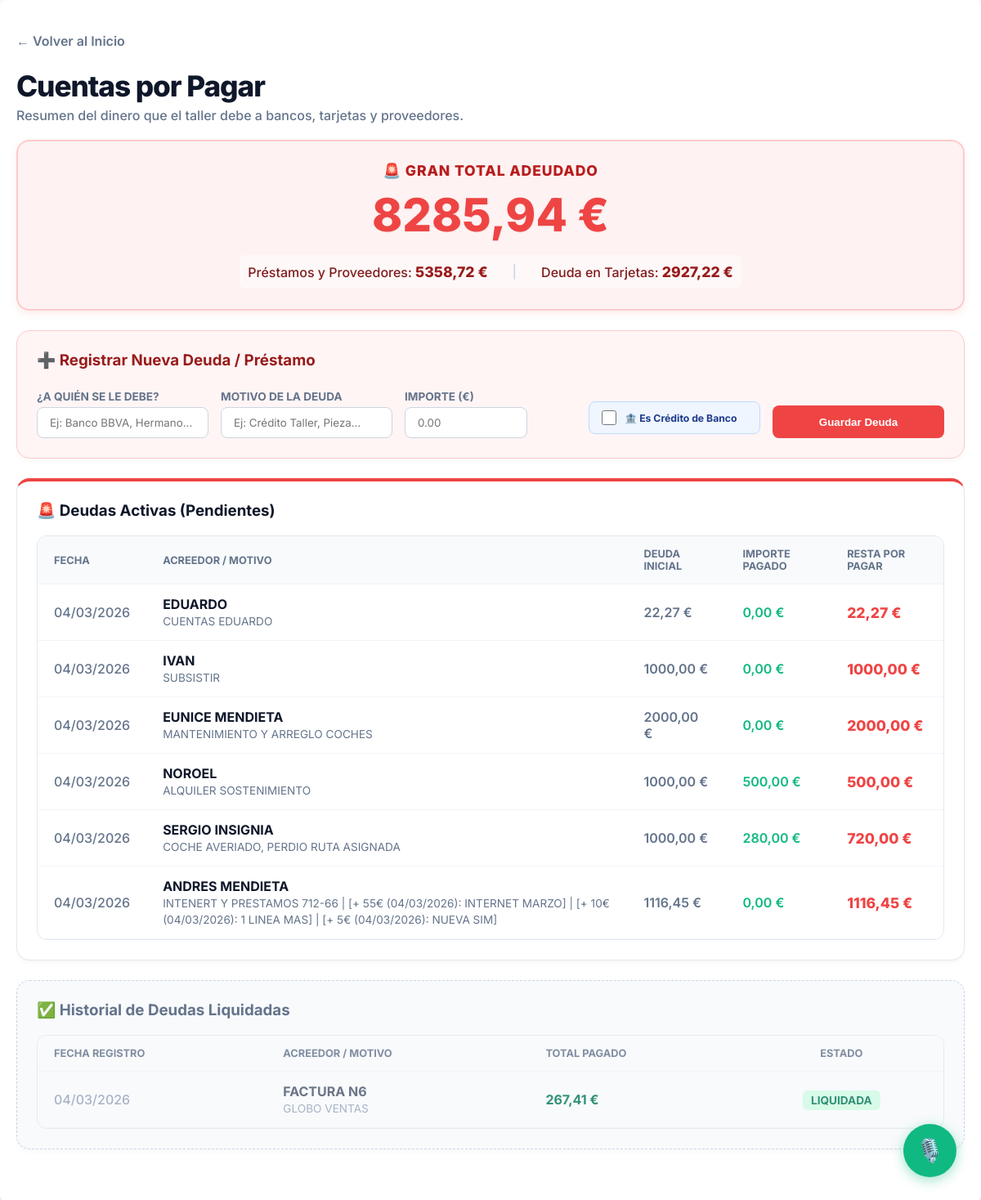
Page /deudas/ (signed in) on the earlier database version.
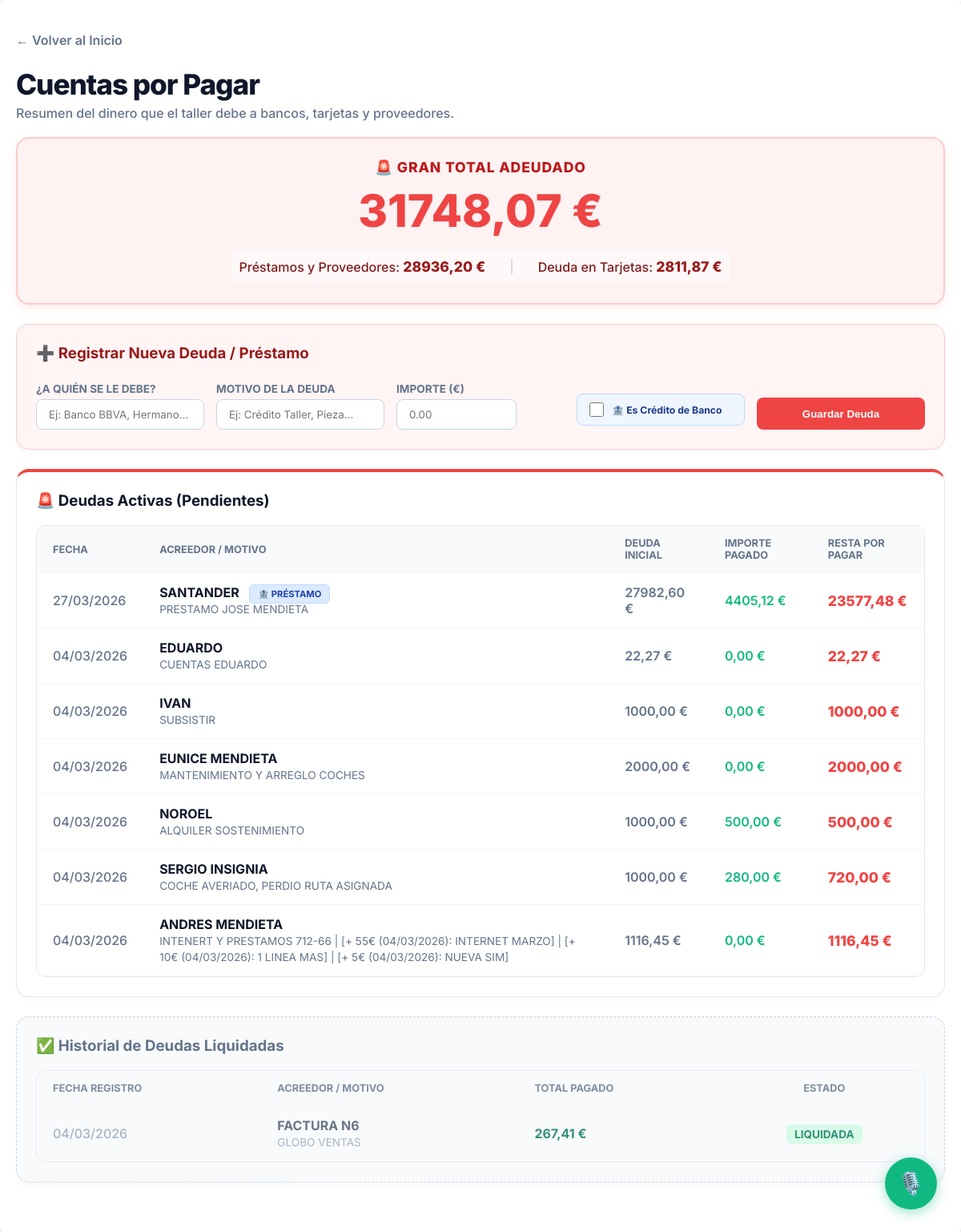
Same page on the later database version.
### taller/models.py (models this page shows, shortened)
class DeudaTaller(models.Model):
    acreedor = models.CharField(max_length=150, help_text="A quién se le debe (Ej: Hermano, Cliente X)")
    motivo = models.CharField(max_length=255)
    importe_inicial = models.DecimalField(max_digits=10, decimal_places=2)
    fecha_creacion = models.DateField(default=timezone.now)
    es_credito_bancario = models.BooleanField(
        default=False,
        help_text="Si se marca, al pagar calculará automáticamente los intereses comparando con el saldo del banco."
    )
    orden = models.ForeignKey(OrdenDeReparacion, on_delete=models.SET_NULL, null=True, blank=True, help_text="Orden de trabajo asociada")
    @property
    def importe_pagado(self):
        total = self.gastos_pagados.aggregate(total=Sum('importe'))['total']
        return total or Decimal('0.00')
    @property
    def importe_pendiente(self):
        return self.importe_inicial - self.importe_pagado
    @property
    def estado(self):
        if self.importe_pendiente <= 0: return "Pagada"
        return "Pendiente"

### taller/views.py (the view, shortened to what this page needs)
# urls.py: path('deudas/', views.lista_deudas, name='lista_deudas'),
@login_required
def lista_deudas(request):
    todas_las_deudas = DeudaTaller.objects.all().order_by('-fecha_creacion', '-id')
    deudas_pendientes = [d for d in todas_las_deudas if d.estado == 'Pendiente']
    deudas_pagadas = [d for d in todas_las_deudas if d.estado == 'Pagada']
    total_deudas_normales = sum(d.importe_pendiente for d in deudas_pendientes)
    gastos_t1 = Gasto.objects.filter(metodo_pago='TARJETA_1').aggregate(total=Sum('importe'))['total'] or Decimal('0.00')
    abonos_t1 = Ingreso.objects.filter(metodo_pago='TARJETA_1').aggregate(total=Sum('importe'))['total'] or Decimal('0.00')
    deuda_t1 = gastos_t1 - abonos_t1
    gastos_t2 = Gasto.objects.filter(metodo_pago='TARJETA_2').aggregate(total=Sum('importe'))['total'] or Decimal('0.00')
    abonos_t2 = Ingreso.objects.filter(metodo_pago='TARJETA_2').aggregate(total=Sum('importe'))['total'] or Decimal('0.00')
    deuda_t2 = gastos_t2 - abonos_t2
    total_tarjetas = deuda_t1 + deuda_t2
    gran_total_deuda = total_deudas_normales + total_tarjetas
    context = {
        'deudas_pendientes': deudas_pendientes,
        'deudas_pagadas': deudas_pagadas,
        'gran_total_deuda': gran_total_deuda,
        'total_deudas_normales': total_deudas_normales,
        'total_tarjetas': total_tarjetas
    }
    return render(request, 'taller/lista_deudas.html', context)

### taller/templates/taller/lista_deudas.html (shortened to what the changed rows need)
<!DOCTYPE html>
{% load static %}
<html lang="es">
<head>
    <link rel="stylesheet" href="{% static 'taller/css/main.css' %}">
    <link rel="stylesheet" href="{% static 'taller/css/responsive.css' %}">
</head>
<body>
    <div class="container">
        <div style="margin-bottom: 20px;">
            <h1 class="header-title">Cuentas por Pagar</h1>
        </div>
        <div class="summary-grid">
            <div class="total-card">
                <h4>🚨 Gran Total Adeudado</h4>
                <p class="amount">{{ gran_total_deuda|floatformat:2 }} €</p>
                <div style="text-align: center;">
                    <div class="total-breakdown">
                        <span>Préstamos y Proveedores: <b>{{ total_deudas_normales|floatformat:2 }} €</b></span>
                        <span>Deuda en Tarjetas: <b>{{ total_tarjetas|floatformat:2 }} €</b></span>
                    </div>
                </div>
            </div>
        </div>
        <div class="section-panel" style="border-top: 4px solid #ef4444;">
            <div style="overflow-x: auto;">
                <table class="table-modern">
                    <thead>
                        <tr>
                            <th>Fecha</th>
                            <th>Acreedor / Motivo</th>
                            <th class="money-col">Deuda Inicial</th>
                            <th class="money-col">Importe Pagado</th>
                            <th class="money-col">Resta por Pagar</th>
                        </tr>
                    </thead>
                    <tbody>
                        {% for deuda in deudas_pendientes %}
                        <tr onclick="window.location.href='{% url 'detalle_deuda' deuda.id %}'" style="cursor: pointer; transition: background 0.2s;" onmouseover="this.style.backgroundColor='#f8fafc'" onmouseout="this.style.backgroundColor='transparent'">
                            <td style="color: #64748b; font-weight: 500;">{{ deuda.fecha_creacion|date:"d/m/Y" }}</td>
                            <td>
                                <strong style="color: #0f172a;">{{ deuda.acreedor }}</strong>
                                {% if deuda.es_credito_bancario %}
                                    <span class="badge badge-banco">🏦 PRÉSTAMO</span>
                                {% endif %}
                                <br>
                                <span style="color: #64748b; font-size: 0.85em;">{{ deuda.motivo }}</span>
                            </td>
                            <td class="money-col" style="color: #64748b;">{{ deuda.importe_inicial|floatformat:2 }} €</td>
                            <td class="money-col" style="color: #10b981;">{{ deuda.importe_pagado|floatformat:2 }} €</td>
                            <td class="money-col" style="color: #ef4444; font-weight: 800; font-size: 1.1em;">
                                {{ deuda.importe_pendiente|floatformat:2 }} €
                            </td>
                        </tr>
                        {% endfor %}
                    </tbody>
                </table>
            </div>
        </div>
        {% if deudas_pagadas %}
        <div class="section-panel" style="background: #f8fafc; border: 1px dashed #cbd5e1;">
            <div style="overflow-x: auto;">
                <table class="table-modern" style="opacity: 0.8;">
                    <thead>
                        <tr>
                            <th>Fecha Registro</th>
                            <th>Acreedor / Motivo</th>
                            <th class="money-col">Total Pagado</th>
                            <th style="text-align: center;">Estado</th>
                        </tr>
                    </thead>
                    <tbody>
                        {% for deuda in deudas_pagadas %}
                        <tr onclick="window.location.href='{% url 'detalle_deuda' deuda.id %}'" style="cursor: pointer; transition: background 0.2s;" onmouseover="this.style.backgroundColor='#ffffff'" onmouseout="this.style.backgroundColor='transparent'">
                            <td style="color: #94a3b8; font-weight: 500;">{{ deuda.fecha_creacion|date:"d/m/Y" }}</td>
                            <td>
                                <strong style="color: #475569;">{{ deuda.acreedor }}</strong>
                                <br>
                                <span style="color: #94a3b8; font-size: 0.85em;">{{ deuda.motivo }}</span>
                            </td>
                            <td class="money-col" style="color: #047857; font-weight: 700;">{{ deuda.importe_inicial|floatformat:2 }} €</td>
                            <td style="text-align: center;">
                                <span class="badge badge-pagada">LIQUIDADA</span>
                            </td>
                        </tr>
                        {% endfor %}
                    </tbody>
                </table>
            </div>
        </div>
        {% endif %}
    </div> {% include 'taller/widget_ia.html' %}
</body>
</html>

Differences in the rows shown:
added DeudaTaller: fecha_creacion "27/03/2026", acreedor "SANTANDER", es_credito_bancario "🏦 PRÉSTAMO", motivo "PRESTAMO JOSE MENDIETA", importe_inicial "27982,60", importe_pagado "4405,12", importe_pendiente "23577,48", shown under "🚨 Deudas Activas (Pendientes)"
Other differences:
{{ gran_total_deuda|floatformat:2 }}: "8285,94" → "31748,07"
{{ total_deudas_normales|floatformat:2 }}: "5358,72" → "28936,20"
{{ total_tarjetas|floatformat:2 }}: "2927,22" → "2811,87"
